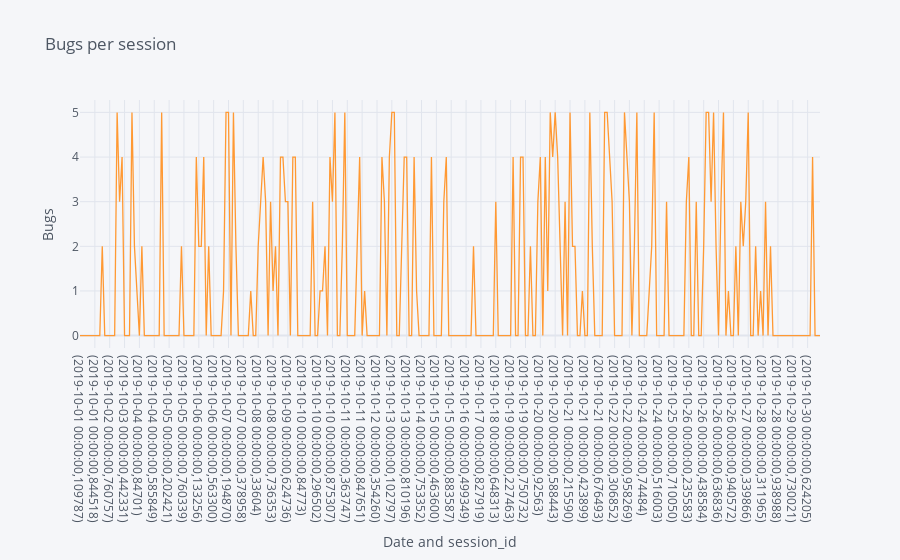

Notebook code for this chart:
### Code cell
#Graph to show number of Bugs per session
show.groupby(['login_date','session_id']).sum()['bugs_in_session'].iplot(title='Bugs per session', xTitle='Date and session_id', yTitle='Bugs')

### Figure 1 — Plotly figure (JSON) as saved in the notebook; plotly's stock layout.template omitted (floating-point values rounded to 4 significant figures; data arrays with more than 128 entries replaced by an {"elided": "..."} marker saying what was removed)
{"data": [{"line": {"color": "rgba(255, 153, 51, 1.0)", "dash": "solid", "shape": "linear", "width": 1.3}, "mode": "lines", "name": "bugs_in_session", "text": "", "type": "scatter", "x": {"elided": "300 str values"}, "y": {"elided": "300 int values"}}], "layout": {"legend": {"bgcolor": "#F5F6F9", "font": {"color": "#4D5663"}}, "paper_bgcolor": "#F5F6F9", "plot_bgcolor": "#F5F6F9", "title": {"font": {"color": "#4D5663"}, "text": "Bugs per session"}, "xaxis": {"gridcolor": "#E1E5ED", "showgrid": true, "tickfont": {"color": "#4D5663"}, "title": {"font": {"color": "#4D5663"}, "text": "Date and session_id"}, "zerolinecolor": "#E1E5ED"}, "yaxis": {"gridcolor": "#E1E5ED", "showgrid": true, "tickfont": {"color": "#4D5663"}, "title": {"font": {"color": "#4D5663"}, "text": "Bugs"}, "zerolinecolor": "#E1E5ED"}}}
